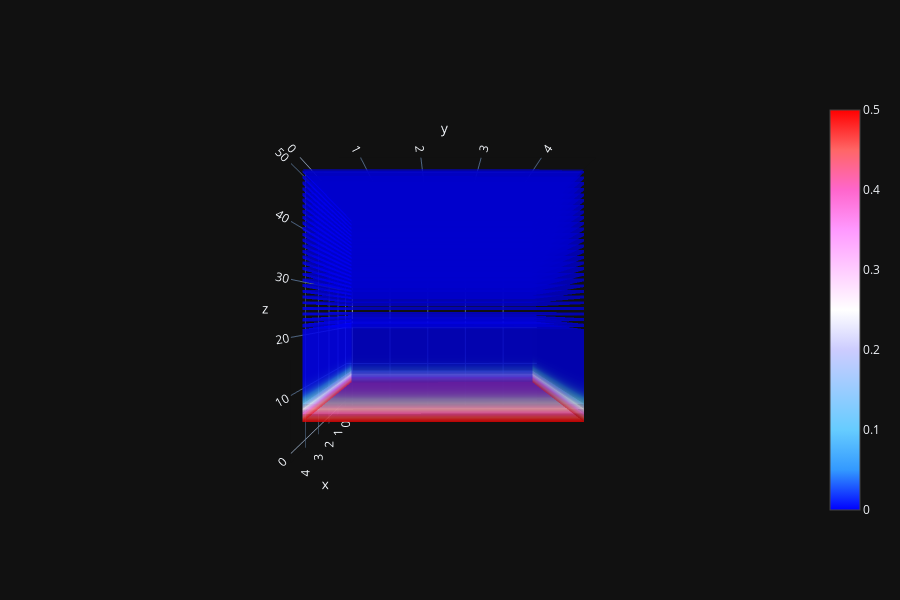

Write notebook code for a chart like this one.
### Code cell
import plotly.graph_objects as go
X, Y, Z = np.array(phAr.iloc[:,0]), np.array(phAr.iloc[:,1]), np.array(phAr.iloc[:,2])
vol = np.array(phAr.iloc[:,3])

fig = go.Figure(data=go.Volume(
    x=X, y=Y, z=Z,
    value=vol,
    isomin  =0.0,
    isomax  =0.5,
    opacity =0.6,
    surface_count=5,
    colorscale='Picnic' #Blackbody,Bluered,Blues,Cividis,Earth,Electric,Greens,Greys,Hot,Jet,Picnic,Portland,Rainbow,RdBu,Reds,Viridis,YlGnBu,YlOrRd.
    ))
fig.update_layout(scene_xaxis_showticklabels=True,
                  scene_yaxis_showticklabels=True,
                  scene_zaxis_showticklabels=True,
                  template='plotly_dark', width=900, height=600)
fig.show()

### Figure 1 — Plotly figure (JSON) as saved in the notebook; plotly's stock layout.template omitted (floating-point values rounded to 4 significant figures; data arrays with more than 128 entries replaced by an {"elided": "..."} marker saying what was removed)
{"data": [{"colorscale": [[0, "rgb(0,0,255)"], [0.1, "rgb(51,153,255)"], [0.2, "rgb(102,204,255)"], [0.3, "rgb(153,204,255)"], [0.4, "rgb(204,204,255)"], [0.5, "rgb(255,255,255)"], [0.6, "rgb(255,204,255)"], [0.7, "rgb(255,153,255)"], [0.8, "rgb(255,102,204)"], [0.9, "rgb(255,102,102)"], [1, "rgb(255,0,0)"]], "isomax": 0.5, "isomin": 0, "opacity": 0.6, "surface": {"count": 5}, "type": "volume", "value": {"elided": "40000 float values"}, "x": {"elided": "40000 float values"}, "y": {"elided": "40000 float values"}, "z": {"elided": "40000 float values"}}], "layout": {"height": 600, "scene": {"aspectmode": "auto", "aspectratio": {"x": 1, "y": 1, "z": 1}, "camera": {"center": {"x": 0, "y": 0, "z": 0}, "eye": {"x": 2.165, "y": -0.01411, "z": -0.002614}, "projection": {"type": "perspective"}, "up": {"x": 0, "y": 0, "z": 1}}, "xaxis": {"showticklabels": true, "type": "linear"}, "yaxis": {"showticklabels": true, "type": "linear"}, "zaxis": {"showticklabels": true, "type": "linear"}}, "width": 900}}
